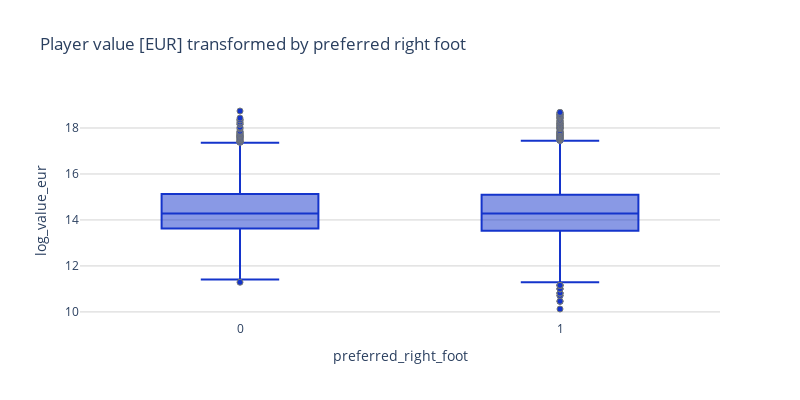

Notebook source saved alongside this figure:
### Code cell
# Plot boxplot of log transformed value_eur by preferred right foot
fig = px.box(
    df,
    x="preferred_right_foot",
    y="log_value_eur",
    title="Player value [EUR] transformed by preferred right foot",
)

fig.update_traces(
    marker_color=utils.COLORS_DICT["blue"],
    marker_line_color=utils.COLORS_DICT["gray"],
    marker_line_width=1,
)
fig.update_layout(
    width=800,
    height=400,
    plot_bgcolor="white",
    yaxis=dict(gridcolor="lightgray"),
)

fig.show()

### Figure 1 — Plotly figure (JSON) as saved in the notebook; plotly's stock layout.template omitted (floating-point values rounded to 4 significant figures; data arrays with more than 128 entries replaced by an {"elided": "..."} marker saying what was removed)
{"data": [{"alignmentgroup": "True", "hovertemplate": "preferred_right_foot=%{x}<br>log_value_eur=%{y}<extra></extra>", "legendgroup": "", "marker": {"color": "#1434CB", "line": {"color": "#74787B", "width": 1}}, "name": "", "notched": false, "offsetgroup": "", "orientation": "v", "showlegend": false, "type": "box", "x": {"elided": "5968 int values"}, "x0": " ", "xaxis": "x", "y": {"elided": "5968 float values"}, "y0": " ", "yaxis": "y"}], "layout": {"boxmode": "group", "height": 400, "legend": {"tracegroupgap": 0}, "plot_bgcolor": "white", "title": {"text": "Player value [EUR] transformed by preferred right foot"}, "width": 800, "xaxis": {"anchor": "y", "domain": [0, 1], "title": {"text": "preferred_right_foot"}}, "yaxis": {"anchor": "x", "domain": [0, 1], "gridcolor": "lightgray", "title": {"text": "log_value_eur"}}}}
